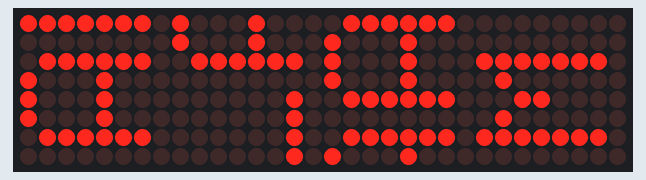
Bench run of a sketch on a simulated Arduino Uno, built with avr-gcc and run on an emulated ATmega328P. Parts: 32×8 LED matrix. Wiring (inferred from the names in the program): 4 × MAX7219 LED driver (orientation assumed): CS pin 10. The local clock reads 2024-03-15 10:24:30 at power-on unless the sketch sets it.

Above: at 0.4 s.
At 1.9 s:
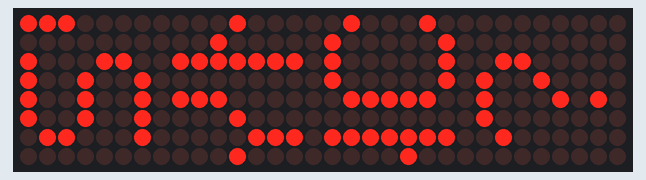
At 20.93 s:
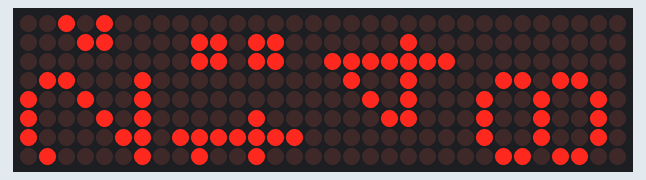
At 25.68 s:
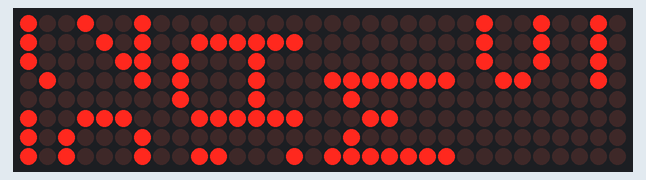
At 30.44 s:
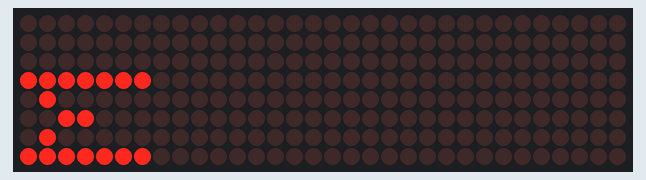
At 39.96 s:
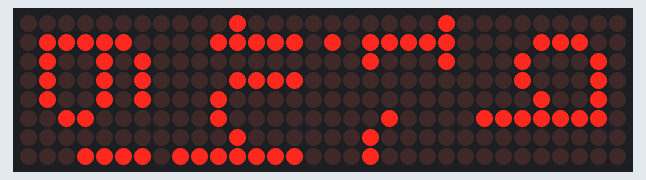

Measured:
- what the display in image 0 shows lasts 1.5 s, from 0.3 s to 1.8 s
- what the display in image 1 shows lasts 17.0 s, from 1.8 s to 18.8 s

The sketch:

DOTMATRIX_Time.ino
```cpp
#include <Wire.h>
#include <RTClib.h>
#include <SPI.h>
#include <math.h>
#include <avr/pgmspace.h>

// --- MAX7219 CONFIG ---
#define CS_PIN      10
#define NUM_DEVICES  4

// --- RTC ---
RTC_DS3231 rtc;

// --- MATH ---
const float pi_val = 3.14159265;
const float D2R = pi_val / 180.0;
const float R2D = 180.0 / pi_val;
struct City { char name[10]; float lat; float lon; int timezone; };
City cities[] = {{"Lahore", 31.5972, 74.2306, 5}};
float declination, Eqtime;
double fajr_time, zohr_time, sunrise_time, asr_time, maghrib_time, isha_time;

// --- SCROLL STATE ---
int  scrollPage = 0;
char scrollBuf[60];

// =============================================
// MAX7219 DIRECT DRIVER
// =============================================
void mx_send(byte reg, byte data, int device) {
  digitalWrite(CS_PIN, LOW);
  for (int i = NUM_DEVICES-1; i >= 0; i--) {
    SPI.transfer(i == device ? reg  : 0x00);
    SPI.transfer(i == device ? data : 0x00);
  }
  digitalWrite(CS_PIN, HIGH);
}

void mx_all(byte reg, byte data) {
  digitalWrite(CS_PIN, LOW);
  for (int i = 0; i < NUM_DEVICES; i++) {
    SPI.transfer(reg);
    SPI.transfer(data);
  }
  digitalWrite(CS_PIN, HIGH);
}

void mx_init() {
  pinMode(CS_PIN, OUTPUT);
  SPI.begin();
  mx_all(0x09, 0x00);
  mx_all(0x0A, 0x03);
  mx_all(0x0B, 0x07);
  mx_all(0x0C, 0x01);
  mx_all(0x0F, 0x00);
  mx_clear();
}

void mx_clear() {
  for (int row = 1; row <= 8; row++) mx_all(row, 0x00);
}

const byte font[][5] PROGMEM = {
  {0x00,0x00,0x00,0x00,0x00}, // space
  {0x00,0x00,0x5F,0x00,0x00}, // !
  {0x00,0x07,0x00,0x07,0x00}, // "
  {0x14,0x7F,0x14,0x7F,0x14}, // #
  {0x24,0x2A,0x7F,0x2A,0x12}, // $
  {0x23,0x13,0x08,0x64,0x62}, // %
  {0x36,0x49,0x55,0x22,0x50}, // &
  {0x00,0x05,0x03,0x00,0x00}, // '
  {0x00,0x1C,0x22,0x41,0x00}, // (
  {0x00,0x41,0x22,0x1C,0x00}, // )
  {0x08,0x2A,0x1C,0x2A,0x08}, // *
  {0x08,0x08,0x3E,0x08,0x08}, // +
  {0x00,0x50,0x30,0x00,0x00}, // ,
  {0x08,0x08,0x08,0x08,0x08}, // -
  {0x00,0x60,0x60,0x00,0x00}, // .
  {0x20,0x10,0x08,0x04,0x02}, // /
  {0x3E,0x51,0x49,0x45,0x3E}, // 0
  {0x00,0x42,0x7F,0x40,0x00}, // 1
  {0x42,0x61,0x51,0x49,0x46}, // 2
  {0x21,0x41,0x45,0x4B,0x31}, // 3
  {0x18,0x14,0x12,0x7F,0x10}, // 4
  {0x27,0x45,0x45,0x45,0x39}, // 5
  {0x3C,0x4A,0x49,0x49,0x30}, // 6
  {0x01,0x71,0x09,0x05,0x03}, // 7
  {0x36,0x49,0x49,0x49,0x36}, // 8
  {0x06,0x49,0x49,0x29,0x1E}, // 9
  {0x00,0x36,0x36,0x00,0x00}, // :
  {0x00,0x56,0x36,0x00,0x00}, // ;
  {0x08,0x14,0x22,0x41,0x00}, //
  {0x14,0x14,0x14,0x14,0x14}, // =
  {0x00,0x41,0x22,0x14,0x08}, // >
  {0x02,0x01,0x51,0x09,0x06}, // ?
  {0x32,0x49,0x79,0x41,0x3E}, // @
  {0x7E,0x11,0x11,0x11,0x7E}, // A
  {0x7F,0x49,0x49,0x49,0x36}, // B
  {0x3E,0x41,0x41,0x41,0x22}, // C
  {0x7F,0x41,0x41,0x22,0x1C}, // D
  {0x7F,0x49,0x49,0x49,0x41}, // E
  {0x7F,0x09,0x09,0x09,0x01}, // F
  {0x3E,0x41,0x49,0x49,0x7A}, // G
  {0x7F,0x08,0x08,0x08,0x7F}, // H
  {0x00,0x41,0x7F,0x41,0x00}, // I
  {0x20,0x40,0x41,0x3F,0x01}, // J
  {0x7F,0x08,0x14,0x22,0x41}, // K
  {0x7F,0x40,0x40,0x40,0x40}, // L
  {0x7F,0x02,0x0C,0x02,0x7F}, // M
  {0x7F,0x04,0x08,0x10,0x7F}, // N
  {0x3E,0x41,0x41,0x41,0x3E}, // O
  {0x7F,0x09,0x09,0x09,0x06}, // P
  {0x3E,0x41,0x51,0x21,0x5E}, // Q
  {0x7F,0x09,0x19,0x29,0x46}, // R
  {0x46,0x49,0x49,0x49,0x31}, // S
  {0x01,0x01,0x7F,0x01,0x01}, // T
  {0x3F,0x40,0x40,0x40,0x3F}, // U
  {0x1F,0x20,0x40,0x20,0x1F}, // V
  {0x3F,0x40,0x38,0x40,0x3F}, // W
  {0x63,0x14,0x08,0x14,0x63}, // X
  {0x07,0x08,0x70,0x08,0x07}, // Y
  {0x61,0x51,0x49,0x45,0x43}, // Z
  {0x00,0x7F,0x41,0x41,0x00}, // [
  {0x02,0x04,0x08,0x10,0x20}, // backslash
  {0x00,0x41,0x41,0x7F,0x00}, // ]
  {0x04,0x02,0x01,0x02,0x04}, // ^
  {0x40,0x40,0x40,0x40,0x40}, // _
  {0x00,0x01,0x02,0x04,0x00}, // `
  {0x20,0x54,0x54,0x54,0x78}, // a
  {0x7F,0x48,0x44,0x44,0x38}, // b
  {0x38,0x44,0x44,0x44,0x20}, // c
  {0x38,0x44,0x44,0x48,0x7F}, // d
  {0x38,0x54,0x54,0x54,0x18}, // e
  {0x08,0x7E,0x09,0x01,0x02}, // f
  {0x0C,0x52,0x52,0x52,0x3E}, // g
  {0x7F,0x08,0x04,0x04,0x78}, // h
  {0x00,0x44,0x7D,0x40,0x00}, // i
  {0x20,0x40,0x44,0x3D,0x00}, // j
  {0x7F,0x10,0x28,0x44,0x00}, // k
  {0x00,0x41,0x7F,0x40,0x00}, // l
  {0x7C,0x04,0x18,0x04,0x78}, // m
  {0x7C,0x08,0x04,0x04,0x78}, // n
  {0x38,0x44,0x44,0x44,0x38}, // o
  {0x7C,0x14,0x14,0x14,0x08}, // p
  {0x08,0x14,0x14,0x18,0x7C}, // q
  {0x7C,0x08,0x04,0x04,0x08}, // r
  {0x48,0x54,0x54,0x54,0x20}, // s
  {0x04,0x3F,0x44,0x40,0x20}, // t
  {0x3C,0x40,0x40,0x40,0x7C}, // u
  {0x1C,0x20,0x40,0x20,0x1C}, // v
  {0x3C,0x40,0x30,0x40,0x3C}, // w
  {0x44,0x28,0x10,0x28,0x44}, // x
  {0x0C,0x50,0x50,0x50,0x3C}, // y
  {0x44,0x64,0x54,0x4C,0x44}, // z
};

byte dispBuf[8][32];

void buf_clear() { memset(dispBuf, 0, sizeof(dispBuf)); }

void buf_write_char(char c, int x) {
  if (c < 32 || c > 'z') c = ' ';
  int idx = c - 32;
  for (int col = 0; col < 5; col++) {
    if (x+col < 0 || x+col >= 32) continue;
    byte colData = pgm_read_byte(&font[idx][col]);
    for (int row = 0; row < 8; row++)
      dispBuf[row][x+col] = (colData >> row) & 1;
  }
}

void buf_write_str(const char* str, int x) {
  while (*str) { buf_write_char(*str++, x); x += 6; }
}

void buf_flush() {
  for (int dev = 0; dev < NUM_DEVICES; dev++) {
    int physDev = (NUM_DEVICES-1) - dev;
    for (int row = 0; row < 8; row++) {
      byte rowData = 0;
      for (int col = 0; col < 8; col++)
        rowData |= (dispBuf[row][dev*8+col] << (7-col));
      mx_send(row+1, rowData, physDev);
    }
  }
}

void mx_scroll(const char* text, int speed_ms) {
  int textLen = strlen(text) * 6;
  for (int offset = 32; offset > -textLen; offset--) {
    buf_clear();
    buf_write_str(text, offset);
    buf_flush();
    delay(speed_ms);
  }
}

void mx_print(const char* text) {
  int textLen = strlen(text) * 6;
  int startX = (32 - textLen) / 2;
  buf_clear();
  buf_write_str(text, startX);
  buf_flush();
}

// =============================================
// SETUP
// =============================================
void setup() {
  Serial.begin(9600);
  Wire.begin();
  delay(300);
  mx_init();
  mx_print("SALAAM!");
  delay(1500);

  if (!rtc.begin()) {
    mx_print("RTC ERR");
    while(1);
  }

  // Show SYNC? and wait
  mx_print("SYNC?");

  // Flush any garbage from boot
  delay(2000);
  while (Serial.available()) Serial.read();

  // Now listen for exactly 12 digit bytes
  unsigned long waitStart = millis();
  while (millis() - waitStart < 15000) {
    if (Serial.available() >= 12) {
      char buf[13];
      for (int i = 0; i < 12; i++) buf[i] = Serial.read();
      buf[12] = '\0';

      // Validate all digits
      bool valid = true;
      for (int i = 0; i < 12; i++) {
        if (buf[i] < '0' || buf[i] > '9') { valid = false; break; }
      }

      if (valid) {
        int hh = (buf[0]-'0')*10  + (buf[1]-'0');
        int mm = (buf[2]-'0')*10  + (buf[3]-'0');
        int ss = (buf[4]-'0')*10  + (buf[5]-'0');
        int dd = (buf[6]-'0')*10  + (buf[7]-'0');
        int mo = (buf[8]-'0')*10  + (buf[9]-'0');
        int yy = (buf[10]-'0')*10 + (buf[11]-'0');
        rtc.adjust(DateTime(2000+yy, mo, dd, hh, mm, ss));
        mx_scroll("TIME SYNCED!", 40);
        break;
      } else {
        // Got garbage — flush and keep waiting
        while (Serial.available()) Serial.read();
      }
    }
  }
  mx_clear();
}

// =============================================
// LOOP
// =============================================
void loop() {
  DateTime now = rtc.now();
  long jDate = getJulianDate(now.year(), now.month(), now.day());
  calculateSunPosition(jDate);
  solvePrayers(cities[0]);

  const char* activePrayer = "";
  if (isTimeNow(fajr_time,    now)) activePrayer = "FAJR";
  if (isTimeNow(zohr_time,    now)) activePrayer = "ZOHR";
  if (isTimeNow(asr_time,     now)) activePrayer = "ASR";
  if (isTimeNow(maghrib_time, now)) activePrayer = "MAGHRIB";
  if (isTimeNow(isha_time,    now)) activePrayer = "ISHA";
  if (isTimeNow(sunrise_time, now)) activePrayer = "SUNRISE";

  if (strlen(activePrayer) > 0) {
    char adhan[40];
    sprintf(adhan, ">> %s << ALLAHU AKBAR!", activePrayer);
    mx_scroll(adhan, 55);
    return;
  }

  buildMessage(now);
  mx_scroll(scrollBuf, 40);
  scrollPage = (scrollPage + 1) % 5;
}

// =============================================
// MESSAGE BUILDER
// =============================================
void buildMessage(DateTime now) {
  char t1[9],t2[9],t3[9],t4[9],t5[9],t6[9];
  formatPrayerTime(t1, fajr_time);
  formatPrayerTime(t2, sunrise_time);
  formatPrayerTime(t3, zohr_time);
  formatPrayerTime(t4, asr_time);
  formatPrayerTime(t5, maghrib_time);
  formatPrayerTime(t6, isha_time);
  int h12 = (now.hour()==0||now.hour()==12) ? 12 : (now.hour()%12);

  switch (scrollPage) {
    case 0:
      sprintf(scrollBuf, "%02d:%02d:%02d", h12, now.minute(), now.second());
      break;
    case 1:
      sprintf(scrollBuf, "Fajr:%s Sunrise:%s", t1, t2);
      break;
    case 2:
      sprintf(scrollBuf, "Zohr:%s Asr:%s", t3, t4);
      break;
    case 3:
      sprintf(scrollBuf, "Maghrib:%s Isha:%s", t5, t6);
      break;
    case 4: {
      double nowDec = now.hour()+(now.minute()/60.0)+(now.second()/3600.0);
      const char* nextName = "";
      double nextTimeVal = 0;
      if      (nowDec < fajr_time)    { nextName="Fajr";    nextTimeVal=fajr_time; }
      else if (nowDec < sunrise_time) { nextName="Sunrise"; nextTimeVal=sunrise_time; }
      else if (nowDec < zohr_time)    { nextName="Zohr";    nextTimeVal=zohr_time; }
      else if (nowDec < asr_time)     { nextName="Asr";     nextTimeVal=asr_time; }
      else if (nowDec < maghrib_time) { nextName="Maghrib"; nextTimeVal=maghrib_time; }
      else if (nowDec < isha_time)    { nextName="Isha";    nextTimeVal=isha_time; }
      else                            { nextName="Fajr";    nextTimeVal=fajr_time+24.0; }
      int remH, remM;
      getStrictCountdown(nextTimeVal, now.hour(), now.minute(), remH, remM);
      sprintf(scrollBuf, "Next:%s in %02dh%02dm", nextName, remH, remM);
      break;
    }
  }
}

// =============================================
// HELPERS
// =============================================
void formatPrayerTime(char* buf, double t) {
  t += (0.5/60.0);
  int h=floor(t), m=floor((t-h)*60);
  if(h>=24) h-=24; if(h<0) h+=24;
  int h12=(h==0||h==12)?12:(h%12);
  sprintf(buf, "%02d:%02d%s", h12, m, (h>=12)?"PM":"AM");
}

bool isTimeNow(double target, DateTime dt) {
  target += (0.5/60.0);
  int h=floor(target), m=floor((target-h)*60);
  if(h>=24) h-=24;
  return (dt.hour()==h && dt.minute()==m && dt.second()<30);
}

void getStrictCountdown(double t, int ch, int cm, int &oh, int &om) {
  t += (0.5/60.0);
  int tH=floor(t), tM=floor((t-tH)*60);
  if(tH>=24) tH-=24;
  int diff=(tH*60+tM)-(ch*60+cm);
  if(diff<0) diff+=1440;
  oh=diff/60; om=diff%60;
}

long getJulianDate(int year, int month, int day) {
  long y=year, m=month, d=day;
  if(m<=2){y--;m+=12;}
  long a=y/100, b=2-a+(a/4);
  return (long)(365.25*(y+4716))+(long)(30.6001*(m+1))+d+b-1524;
}

void solvePrayers(City c) {
  zohr_time=12.0+c.timezone-(c.lon/15.0)-(Eqtime/60.0);
  double hf=getHourAngle(-18.0,c.lat);
  fajr_time=zohr_time-hf; isha_time=zohr_time+hf;
  double hs=getHourAngle(-0.8333,c.lat);
  sunrise_time=zohr_time-hs; maghrib_time=zohr_time+hs;
  float ld=abs(c.lat-declination);
  float sl=2+tan(ld*D2R);
  float aa=(pi_val/2.0-atan(sl))*R2D;
  asr_time=zohr_time+getHourAngle(aa,c.lat);
}

double getHourAngle(float targetAlt, float lat) {
  float num=sin(targetAlt*D2R)-(sin(lat*D2R)*sin(declination*D2R));
  float den=cos(lat*D2R)*cos(declination*D2R);
  if(num/den>1.0||num/den<-1.0) return 0;
  return (acos(num/den)*R2D)/15;
}

float normalize(float a) {
  a=fmod(a,360.0); if(a<0) a+=360.0; return a;
}

void calculateSunPosition(long JD) {
  float D=JD-2451545.0;
  float g=normalize(357.529+0.98560028*D);
  float q=normalize(280.459+0.98564736*D);
  float L=normalize(q+1.915*sin(g*D2R)+0.020*sin(2*g*D2R));
  float e=23.439-0.00000036*D;
  float RA=atan2(cos(e*D2R)*sin(L*D2R),cos(L*D2R))*R2D/15.0;
  if(RA<0) RA+=24; if(RA>=24) RA-=24;
  declination=asin(sin(e*D2R)*sin(L*D2R))*R2D;
  Eqtime=(q/15.0-RA)*60.0;
}
```
